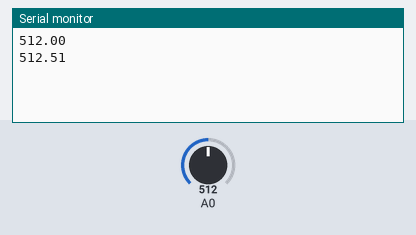
This sketch was run on a simulated Arduino Uno, built with avr-gcc and run on an emulated ATmega328P. Shown: the last lines printed to the serial monitor. Inputs (shaded band) come from the test bench; at power-on: A0 = 512.

Above: at 1.8 s.
1.9 s: A0 set to 716
At 2.7 s:
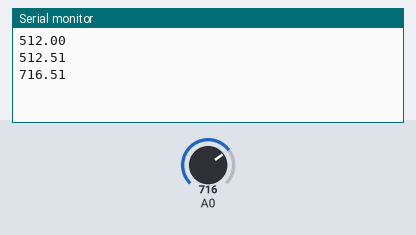
3.4 s: A0 set to 900
At 4.8 s:
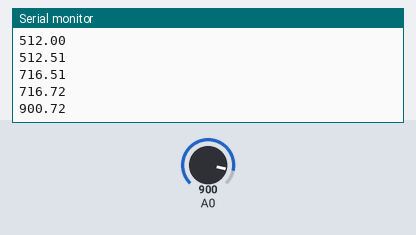
Timing chart, 0 to 6.4 s (numbered marks = the images above; inputs shaded):
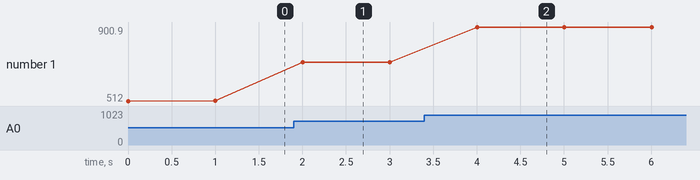

The sketch:

transfer_function.ino
```cpp
//Initialize Variables
int u = 0;
int yk_1 = 0;
int yk_2 = 0;
int uk_1 = 0;
int uk_2 = 0;

float y = 0; //Output Variable

void setup() {
  Serial.begin(9600);
}

void loop() {
  u = analogRead(A0); //Read Analog Value

  float u_terms = 1*u - 2.001*uk_1 + 1*uk_2;
  float y_terms = 2.002*yk_1 - 1*yk_2;
  y = u_terms + y_terms;

  uk_2 = uk_1;  //Input 2 time step in the past
  uk_1 = u;    //Input 1 time step in the past

  yk_2 = yk_1;  //Output 2 time step in the past
  yk_1 = y;    //Output 1 time step in the past

  Serial.println(y);
  delay(1000);

}
```

Measured:
- after the input at 1.9 s, the serial monitor: prints a new line after 0.10 s (image 1)
- after the input at 3.4 s, the serial monitor: prints a new line after 0.60 s (image 2)
- plotted number 1: 512.51 → 716.72 after the input at 1.9 s, 716.72 → 900.9 after the input at 3.4 s
